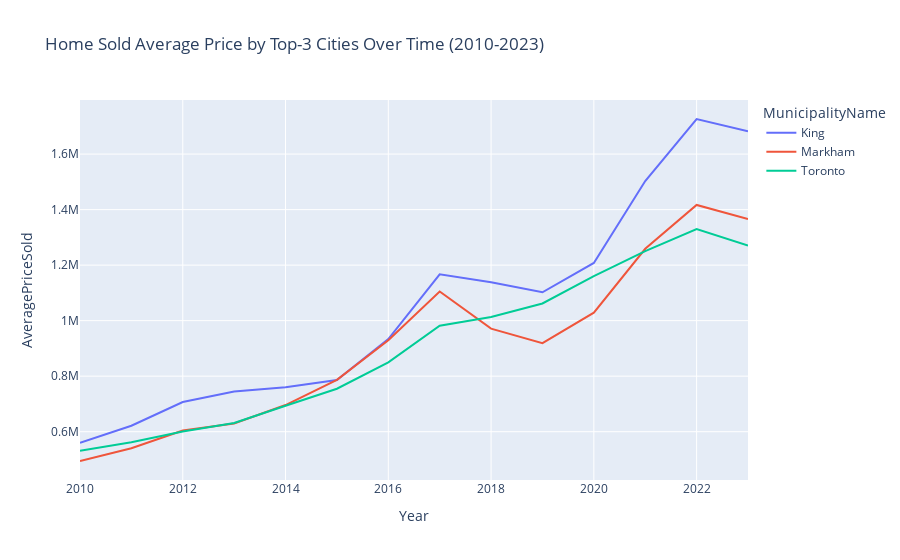

This figure's notebook cell:
### Code cell
#Creating Line chart to display how top-3 cities have changed over time in terms of avg house values
cities_to_plot = ['King', 'Markham', 'Toronto']  # Replace with the actual city names
filtered_df = avg_price_by_year[avg_price_by_year['MunicipalityName'].isin(cities_to_plot)]

# Create the line chart using the filtered data
fig = px.line(filtered_df, 
              x='Year',                 # X-axis: Year
              y='AveragePriceSold',      # Y-axis: Average Price Sold
              color='MunicipalityName',  # Different line for each city
              title='Home Sold Average Price by Top-3 Cities Over Time (2010-2023)')

# Show the plot
fig.show()

### Figure 1 — Plotly figure (JSON) as saved in the notebook; plotly's stock layout.template omitted (floating-point values rounded to 4 significant figures)
{"data": [{"hovertemplate": "MunicipalityName=King<br>Year=%{x}<br>AveragePriceSold=%{y}<extra></extra>", "legendgroup": "King", "line": {"color": "#636efa", "dash": "solid"}, "marker": {"symbol": "circle"}, "mode": "lines", "name": "King", "orientation": "v", "showlegend": true, "type": "scatter", "x": [2010, 2011, 2012, 2013, 2014, 2015, 2016, 2017, 2018, 2019, 2020, 2021, 2022, 2023], "xaxis": "x", "y": [559800.0, 621300.0, 706900.0, 744900.0, 760400.0, 786200.0, 933700.0, 1167000.0, 1139000.0, 1102000.0, 1208000.0, 1503000.0, 1726000.0, 1682000.0], "yaxis": "y"}, {"hovertemplate": "MunicipalityName=Markham<br>Year=%{x}<br>AveragePriceSold=%{y}<extra></extra>", "legendgroup": "Markham", "line": {"color": "#EF553B", "dash": "solid"}, "marker": {"symbol": "circle"}, "mode": "lines", "name": "Markham", "orientation": "v", "showlegend": true, "type": "scatter", "x": [2010, 2011, 2012, 2013, 2014, 2015, 2016, 2017, 2018, 2019, 2020, 2021, 2022, 2023], "xaxis": "x", "y": [494400.0, 540400.0, 604300.0, 629800.0, 696000.0, 786900.0, 929700.0, 1105000.0, 971100.0, 918700.0, 1029000.0, 1259000.0, 1417000.0, 1366000.0], "yaxis": "y"}, {"hovertemplate": "MunicipalityName=Toronto<br>Year=%{x}<br>AveragePriceSold=%{y}<extra></extra>", "legendgroup": "Toronto", "line": {"color": "#00cc96", "dash": "solid"}, "marker": {"symbol": "circle"}, "mode": "lines", "name": "Toronto", "orientation": "v", "showlegend": true, "type": "scatter", "x": [2010, 2011, 2012, 2013, 2014, 2015, 2016, 2017, 2018, 2019, 2020, 2021, 2022, 2023], "xaxis": "x", "y": [531300.0, 562300.0, 600700.0, 631300.0, 693600.0, 754700.0, 849500.0, 981700.0, 1013000.0, 1062000.0, 1160000.0, 1251000.0, 1330000.0, 1271000.0], "yaxis": "y"}], "layout": {"legend": {"title": {"text": "MunicipalityName"}, "tracegroupgap": 0}, "title": {"text": "Home Sold Average Price by Top-3 Cities Over Time (2010-2023)"}, "xaxis": {"anchor": "y", "domain": [0, 1], "title": {"text": "Year"}}, "yaxis": {"anchor": "x", "domain": [0, 1], "title": {"text": "AveragePriceSold"}}}}
